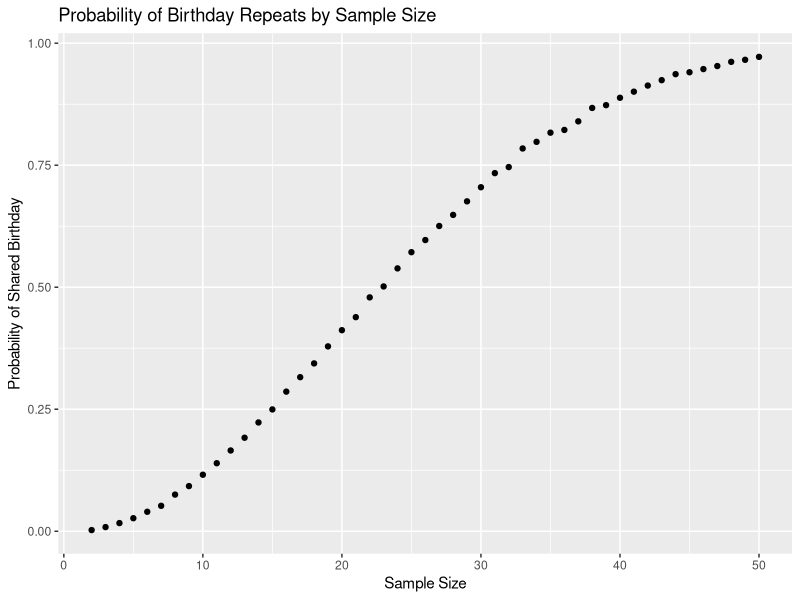

Generate this figure with R: (Note: this script raises an error after producing the figure.)
## ---- chunk 1
library(tidyverse)
set.seed(1)
## ---- chunk 2
birthdays = function(n) {
  
  days = sample(x = 1:365, size = n, replace = TRUE)
  
  anyDuplicated(days) > 0
  
}
## ---- chunk 3
bday_results_df = 
  expand_grid(
    sample_size = 2:50,
    iter = 1:10000
  ) |> 
  mutate(
    shared_bdays = map_lgl(sample_size, birthdays)
  )
## ---- chunk 4
bday_prob_df = 
bday_results_df |> 
  group_by(sample_size) |> 
  summarize(
    shared_prob = mean(shared_bdays)
    ) 
## ---- chunk 5
bday_prob_df |> 
  ggplot(aes(x = sample_size, y = shared_prob)) + 
  geom_point() +
  labs(
    title = "Probability of Birthday Repeats by Sample Size", 
    x = "Sample Size",
    y = "Probability of Shared Birthday") 
## ---- chunk 6
longit_df = 
  tibble(files = list.files("data/")) |>
  mutate(
    path = str_c("data/", files),
    data = map(path, read_csv)
  ) |>
  unnest(data) |>
  pivot_longer(
    starts_with("week_"),
    names_to = "week",
    names_prefix = "week_",
    values_to = "observed_value"
  ) |>
  mutate(subject = str_remove(files, ".csv")) |>
  separate(files, into = c("arm", "id"), sep = "_") |>
  mutate(
    id = str_remove(id, ".csv"),
    week = as.numeric(week)
  ) |>
  select(-path)
## ---- chunk 7
longit_df |>
  ggplot(aes(x = week, y = observed_value, group = subject, color = arm)) +
  geom_line(alpha = 0.5) +
  labs(
    title = "Observed Values Over Time by Subject",
    x = "Time (weeks)",
    y = "Observed Value")
## ---- chunk 8
sim_ttest = function(n, mu = 0, sigma = 5) {

    x = rnorm(n, mean = mu, sd = sigma)
  
    t.test(x) |>
    broom::tidy() |>
    select(estimate, p.value)
}
## ---- chunk 9
sim_results_df = 
  expand_grid(
    mu = 0:6,
    iter = 1:5000
  ) |> 
  mutate(
    estimate_df = map(mu, \(mu) sim_ttest(n = 30, mu = mu))
  ) |> 
  unnest(estimate_df)
## ---- chunk 10
sim_results_df |>
  mutate(rejected = p.value < 0.05) |>
  group_by(mu) |>
  summarize(power = mean(rejected)) |>
  ggplot(aes(x = mu, y = power)) + 
  geom_line() +
  geom_point() +
  labs(
    title = "True Values of mu versus Power",
    x = "True Value of mu",
    y = "Power"
  )
## ---- chunk 11
sim_results_df |>
  mutate(rejected = p.value < 0.05) |>
  group_by(mu) |>
  summarize(
    avg_est = mean(estimate),
    avg_rej = mean(estimate[rejected])
    ) |>
  ggplot(aes(x = mu)) +
  geom_line(aes(y = avg_est, color = "All Samples")) +
  geom_point(aes(y = avg_est, color = "All Samples")) +
  geom_line(aes(y = avg_rej, color = "Null Rejected")) +
  geom_point(aes(y = avg_rej, color = "Null Rejected")) +
  labs(
    title = "Average Estimate of mu versus True Value of mu",
    x = "True Value of mu",
    y = "Average Estimate of mu",
    color = "Sample Type"
  )
